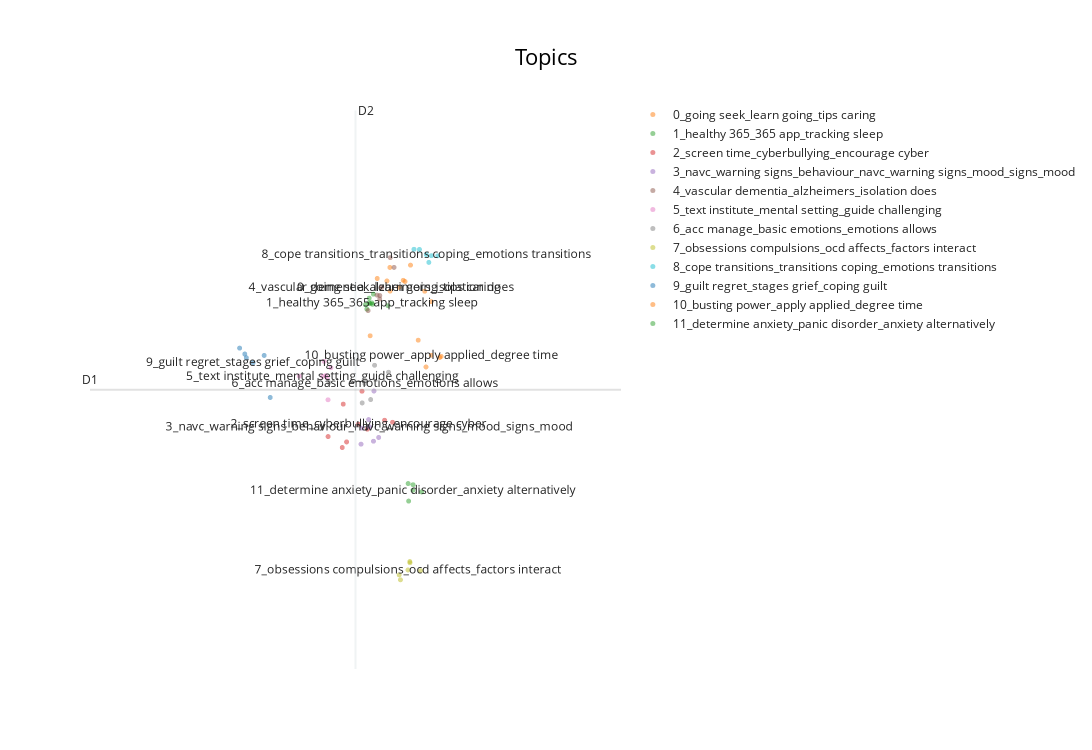

The notebook cell this image was saved under:
### Code cell
top_topics = topic_model.get_topic_freq()["Topic"].tolist()
embeddings = topic_model.umap_model.embedding_
hover_data = [
    f"{title} - Topic {topic}"
    # CHANGE THE NAME OF THE PARAM
    for title, topic in zip(doc_titles_mindSG, topics)
]
visualization = topic_model.visualize_documents(
    hover_data,
    reduced_embeddings=embeddings,
    topics=top_topics,
    title="Topics",
)
# CHANGE THE NAME OF THE FILE
result.iloc[:,:-1].to_csv(r"bertopic program subpages\hyperparameter tuning\bertopic_programeSubPages_mindSG_tuned.csv")
visualization.show()

### Figure 1 — Plotly figure (JSON) as saved in the notebook; plotly's stock layout.template omitted (floating-point values rounded to 4 significant figures)
{"data": [{"hoverinfo": "text", "hovertext": [null], "marker": {"color": "#CFD8DC", "opacity": 0.5, "size": 5}, "mode": "markers+text", "name": "other", "showlegend": false, "type": "scattergl", "x": [null], "y": [null]}, {"hoverinfo": "text", "hovertext": ["Hi #JustCheckingIn - Topic 0", "MindSG - Topic 0", "MindSG - Topic 0", "MindSG - Topic 0", "MindSG - Topic 0", "Hi #JustCheckingIn - Topic 0", "MindSG - Topic 0", "MindSG - Topic 0", "MindSG - Topic 0", "Stay Well to Stay Strong - Topic 0", null], "marker": {"opacity": 0.5, "size": 5}, "mode": "markers+text", "name": "0_going seek_learn going_tips caring", "text": ["", "", "", "", "", "", "", "", "", "", "0_going seek_learn going_tips caring"], "textfont": {"size": 12}, "type": "scattergl", "x": [9.629, 9.321, 9.513, 9.347, 9.468, 9.682, 9.242, 9.346, 9.185, 9.454, 9.419], "y": [8.636, 8.736, 8.891, 8.637, 8.731, 8.534, 8.761, 8.868, 8.2, 8.743, 8.674]}, {"hoverinfo": "text", "hovertext": ["MindSG - Topic 1", "MindSG - Topic 1", "MindSG - Topic 1", "MindSG - Topic 1", "MindSG - Topic 1", "MindSG - Topic 1", "MindSG - Topic 1", "MindSG - Topic 1", null], "marker": {"opacity": 0.5, "size": 5}, "mode": "markers+text", "name": "1_healthy 365_365 app_tracking sleep", "text": ["", "", "", "", "", "", "", "", "1_healthy 365_365 app_tracking sleep"], "textfont": {"size": 12}, "type": "scattergl", "x": [9.204, 9.158, 9.183, 9.177, 9.176, 9.33, 9.146, 9.211, 9.198], "y": [8.508, 8.462, 8.514, 8.568, 8.524, 8.495, 8.503, 8.607, 8.522]}, {"hoverinfo": "text", "hovertext": ["MindSG - Topic 2", "MindSG - Topic 2", "MindSG - Topic 2", "MindSG - Topic 2", "MindSG - Topic 2", "MindSG - Topic 2", "MindSG - Topic 2", "MindSG - Topic 2", null], "marker": {"opacity": 0.5, "size": 5}, "mode": "markers+text", "name": "2_screen time_cyberbullying_encourage cyber", "text": ["", "", "", "", "", "", "", "", "2_screen time_cyberbullying_encourage cyber"], "textfont": {"size": 12}, "type": "scattergl", "x": [8.993, 8.842, 8.957, 9.161, 8.965, 9.367, 9.118, 9.302, 9.088], "y": [7.162, 7.215, 7.108, 7.287, 7.532, 7.355, 7.658, 7.375, 7.336]}, {"hoverinfo": "text", "hovertext": ["MindSG - Topic 3", "MindSG - Topic 3", "MindSG - Topic 3", "MindSG - Topic 3", "MindSG - Topic 3", "MindSG - Topic 3", null], "marker": {"opacity": 0.5, "size": 5}, "mode": "markers+text", "name": "3_navc_warning signs_behaviour_navc_warning signs_mood_signs_mood", "text": ["", "", "", "", "", "", "3_navc_warning signs_behaviour_navc_warning signs_mood_signs_mood"], "textfont": {"size": 12}, "type": "scattergl", "x": [9.172, 9.119, 9.215, 9.11, 9.211, 9.254, 9.18], "y": [7.381, 7.297, 7.66, 7.141, 7.169, 7.206, 7.309]}, {"hoverinfo": "text", "hovertext": ["MindSG - Topic 4", "MindSG - Topic 4", "MindSG - Topic 4", "Let’s talk about Vascular Dementia - Topic 4", "MindSG - Topic 4", "MindSG - Topic 4", null], "marker": {"opacity": 0.5, "size": 5}, "mode": "markers+text", "name": "4_vascular dementia_alzheimers_isolation does", "text": ["", "", "", "", "", "", "4_vascular dementia_alzheimers_isolation does"], "textfont": {"size": 12}, "type": "scattergl", "x": [9.263, 9.379, 9.241, 9.262, 9.348, 9.168, 9.277], "y": [8.593, 8.869, 8.598, 8.56, 8.965, 8.447, 8.672]}, {"hoverinfo": "text", "hovertext": ["MindSG - Topic 5", "MindSG - Topic 5", "MindSG - Topic 5", "MindSG - Topic 5", "MindSG - Topic 5", "MindSG - Topic 5", null], "marker": {"opacity": 0.5, "size": 5}, "mode": "markers+text", "name": "5_text institute_mental setting_guide challenging", "text": ["", "", "", "", "", "", "5_text institute_mental setting_guide challenging"], "textfont": {"size": 12}, "type": "scattergl", "x": [8.823, 8.834, 8.865, 8.81, 8.608, 8.842, 8.797], "y": [7.811, 7.789, 7.888, 7.95, 7.806, 7.575, 7.803]}, {"hoverinfo": "text", "hovertext": ["MindSG - Topic 6", "MindSG - Topic 6", "MindSG - Topic 6", "MindSG - Topic 6", "MindSG - Topic 6", "How are you feeling today? - Topic 6", null], "marker": {"opacity": 0.5, "size": 5}, "mode": "markers+text", "name": "6_acc manage_basic emotions_emotions allows", "text": ["", "", "", "", "", "", "6_acc manage_basic emotions_emotions allows"], "textfont": {"size": 12}, "type": "scattergl", "x": [9.136, 9.189, 9.334, 9.221, 9.12, 8.848, 9.141], "y": [7.774, 7.577, 7.844, 7.912, 7.544, 7.743, 7.732]}, {"hoverinfo": "text", "hovertext": ["MindSG - Topic 7", "MindSG - Topic 7", "MindSG - Topic 7", "MindSG - Topic 7", "MindSG - Topic 7", null], "marker": {"opacity": 0.5, "size": 5}, "mode": "markers+text", "name": "7_obsessions compulsions_ocd affects_factors interact", "text": ["", "", "", "", "", "7_obsessions compulsions_ocd affects_factors interact"], "textfont": {"size": 12}, "type": "scattergl", "x": [9.507, 9.595, 9.431, 9.508, 9.421, 9.493], "y": [5.993, 5.904, 5.814, 5.981, 5.862, 5.911]}, {"hoverinfo": "text", "hovertext": ["MindSG - Topic 8", "MindSG - Topic 8", "MindSG - Topic 8", "MindSG - Topic 8", "MindSG - Topic 8", null], "marker": {"opacity": 0.5, "size": 5}, "mode": "markers+text", "name": "8_cope transitions_transitions coping_emotions transitions", "text": ["", "", "", "", "", "8_cope transitions_transitions coping_emotions transitions"], "textfont": {"size": 12}, "type": "scattergl", "x": [9.683, 9.542, 9.586, 9.662, 9.735, 9.642], "y": [8.983, 9.046, 9.045, 8.918, 8.982, 8.995]}, {"hoverinfo": "text", "hovertext": ["MindSG - Topic 9", "MindSG - Topic 9", "MindSG - Topic 9", "MindSG - Topic 9", "MindSG - Topic 9", null], "marker": {"opacity": 0.5, "size": 5}, "mode": "markers+text", "name": "9_guilt regret_stages grief_coping guilt", "text": ["", "", "", "", "", "9_guilt regret_stages grief_coping guilt"], "textfont": {"size": 12}, "type": "scattergl", "x": [8.164, 8.321, 8.122, 8.177, 8.371, 8.231], "y": [8.022, 8.008, 8.08, 7.985, 7.597, 7.938]}, {"hoverinfo": "text", "hovertext": ["MindSG - Topic 10", "MindSG - Topic 10", "MindSG - Topic 10", "MindSG - Topic 10", null], "marker": {"opacity": 0.5, "size": 5}, "mode": "markers+text", "name": "10_busting power_apply applied_degree time", "text": ["", "", "", "", "10_busting power_apply applied_degree time"], "textfont": {"size": 12}, "type": "scattergl", "x": [9.639, 9.576, 9.763, 9.751, 9.682], "y": [7.895, 8.157, 7.999, 7.989, 8.01]}, {"hoverinfo": "text", "hovertext": ["MindSG - Topic 11", "MindSG - Topic 11", "MindSG - Topic 11", "MindSG - Topic 11", null], "marker": {"opacity": 0.5, "size": 5}, "mode": "markers+text", "name": "11_determine anxiety_panic disorder_anxiety alternatively", "text": ["", "", "", "", "11_determine anxiety_panic disorder_anxiety alternatively"], "textfont": {"size": 12}, "type": "scattergl", "x": [9.494, 9.534, 9.605, 9.498, 9.533], "y": [6.755, 6.744, 6.674, 6.584, 6.689]}], "layout": {"annotations": [{"showarrow": false, "text": "D1", "x": 6.903, "y": 7.673, "yshift": 10}, {"showarrow": false, "text": "D2", "x": 9.065, "xshift": 10, "y": 10.4}], "height": 750, "shapes": [{"line": {"color": "#CFD8DC", "width": 2}, "type": "line", "x0": 9.065, "x1": 9.065, "y0": 4.942, "y1": 10.4}, {"line": {"color": "#9E9E9E", "width": 2}, "type": "line", "x0": 6.903, "x1": 11.23, "y0": 7.673, "y1": 7.673}], "title": {"font": {"color": "Black", "size": 22}, "text": "Topics", "x": 0.5, "xanchor": "center", "yanchor": "top"}, "width": 1200, "xaxis": {"visible": false}, "yaxis": {"visible": false}}}
